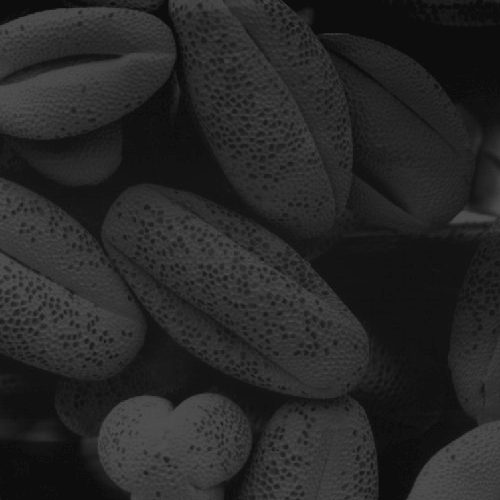
#> input picture AssignmentTwo/lab2_images/bottom_left.tif, 500 x 500 px
$ python 4.py 100
#> lines starting #> are read from the running program, lines starting #| are printed output that depends on the picture
#> further down, img is the input picture: shape (500, 500); min 13, max 83, mean 38.7
import sys
import cv2
import numpy as np

# Using any programming language you feel comfortable with, load an image and then
# perform a simple spatial 3x3 average of image pixels. In other words, replace the value of
# every pixel by the average of the values in its 3x3 neighborhood. Be careful with pixels at
# the image boundaries. Repeat the process for a 10x10 neighbourhood and again for a
# 20x20 neighbourhood. Observe what happens to the image and give explanation for


def average_filter(orig, size):
#> called with size = 100
    arr = np.zeros(orig.shape, dtype=np.uint8)
    avg_fil = np.ones([size, size])
    avg_fil = avg_fil / (size ** 2)
    rows = orig.shape[0]
#> rows = 500
    cols = orig.shape[1]
#> cols = 500
    pad = size // 2
    for i in range(pad, rows - pad):
        for j in range(pad, cols - pad):
            arr[i][j] = np.sum(np.multiply(orig[i - pad: i + pad , j - pad: j + pad ], avg_fil))
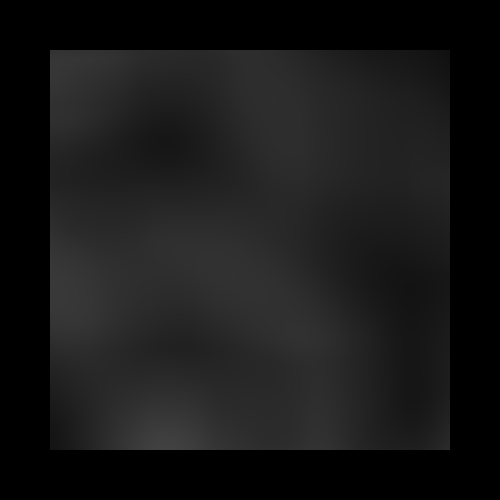
#> arr: shape (500, 500); min 0, max 65, mean 24.4

    return arr


img = cv2.imread('lab2_images/bottom_left.tif', cv2.IMREAD_GRAYSCALE)
filter_size = int(sys.argv[1])
res = average_filter(img, filter_size)
cv2.imshow("Original", img)
cv2.imshow("After applying filter", res)
cv2.waitKey(10000)
cv2.destroyAllWindows()

$ run again, with AssignmentTwo/lab2_images/skeleton.tif copied over AssignmentTwo/lab2_images/bottom_left.tif
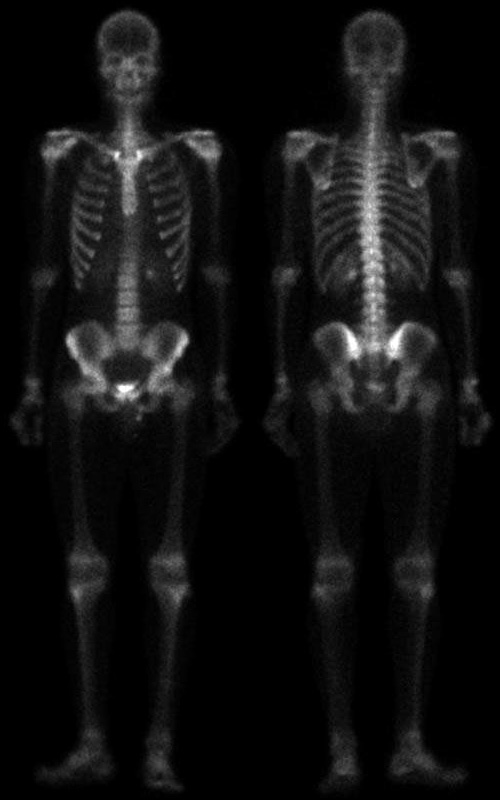
#> input picture AssignmentTwo/lab2_images/skeleton.tif, 500 x 800 px
#> img is the input picture: shape (800, 500); min 0, max 255, mean 17.2
#> after the loop in average_filter, `for i in range(pad, rows - pad):`:
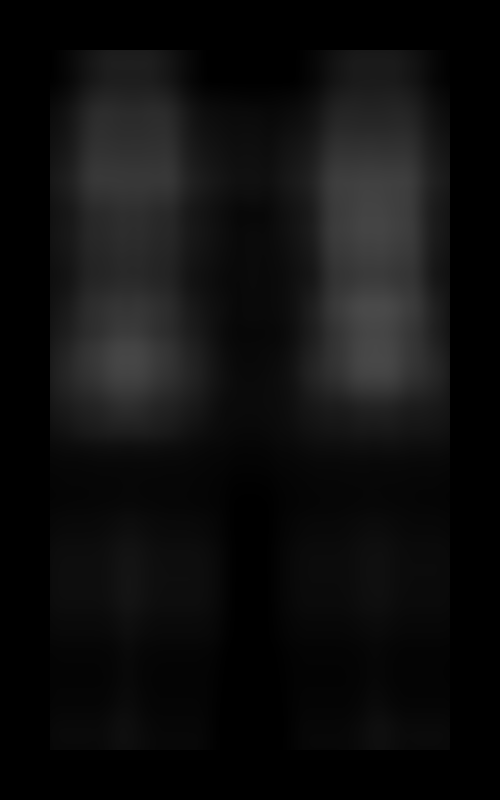
#> arr: shape (800, 500); min 0, max 74, mean 14.7
